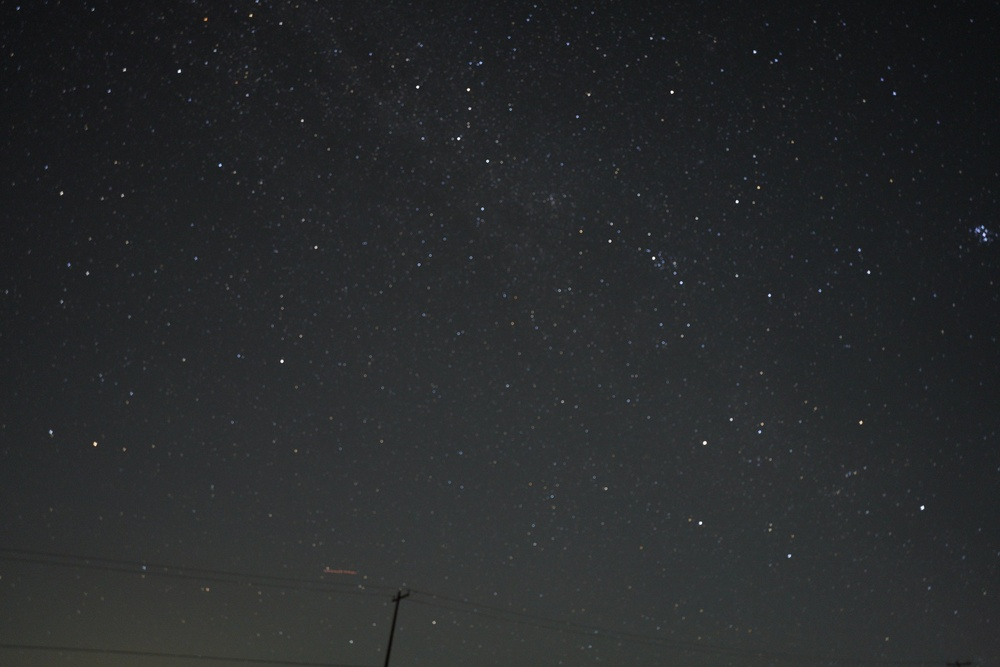
#> input picture examples/01-cassiopeia-perseus.jpg, 1000 x 667 px, shrunk from 2400 x 1600 before the run
$ python -i stars.py   (imports and definitions only)
#> lines starting #> are read from the running program, lines starting #| are printed output that depends on the picture
"""Star / bright-source detection on a grayscale array."""
from __future__ import annotations

from dataclasses import dataclass

import numpy as np
from scipy import ndimage as ndi


@dataclass
class Detections:
    x: np.ndarray  # pixel coords in the array that was searched (0-based, origin top-left)
    y: np.ndarray
    flux: np.ndarray
    peak: np.ndarray
    npix: np.ndarray
    noise: float
    background: float

    def __len__(self) -> int:
        return len(self.x)

    def scaled(self, factor: float) -> "Detections":
        """Map coordinates from a reduced array back to full resolution."""
        return Detections((self.x + 0.5) * factor - 0.5, (self.y + 0.5) * factor - 0.5, self.flux,
                          self.peak, self.npix * factor * factor, self.noise, self.background)

    def order(self) -> np.ndarray:
        """Brightest first: flux within the blob."""
        return np.argsort(-self.flux)

    def order_by_peak(self) -> np.ndarray:
        """Brightest first by peak (saturated stars and planets on top), flux breaking ties. Large diffuse
        blobs (Milky Way patches) have big summed flux but modest peaks, so they sink."""
        return np.lexsort((-self.flux, -self.peak))

    def order_by_brightness(self, clip_frac: float = 0.97) -> np.ndarray:
        """Like order_by_peak, but peaks within ``clip_frac`` of the highest are one tie, ranked by flux.

        An 8-bit image at its own resolution (a downscaled copy, not halved again) clips hundreds of stars
        at 252-255; their peaks then rank by JPEG noise and a V 1.8 star fell to rank ~190 (B-E1)."""
        if len(self.peak) == 0:
            return np.zeros(0, int)
        pk = np.minimum(self.peak, clip_frac * float(np.max(self.peak)))
        return np.lexsort((-self.flux, -pk))


def background_map(img: np.ndarray, cell: int = 64, aligned: bool = False) -> np.ndarray:
    """Smooth sky background: per-cell medians, 3x3 median-filtered, interpolated back to the image size.

    ``aligned=True`` interpolates each median from its cell centre. The default (``ndi.zoom``) pins the first
    and last cells to the image edges, which shifts the mesh by up to half a cell: on a steep sky gradient
    (twilight) the residual then keeps a ramp larger than a faint star (B-E3). The default is kept for the
    solve's detection, whose results the examples pin."""
#> called with cell = 64, aligned = False
    h, w = img.shape
#> h = 667; w = 1000
    gh, gw = max(1, h // cell), max(1, w // cell)
#> gh = 10; gw = 15
    small = img[: gh * cell, : gw * cell].reshape(gh, cell, gw, cell)
    med = np.median(small, axis=(1, 3))
    med = ndi.median_filter(med, size=3, mode="nearest")
    if aligned:
        yy = (np.arange(h, dtype=np.float32) + 0.5) / cell - 0.5   # pixel centre in cell-index units
        xx = (np.arange(w, dtype=np.float32) + 0.5) / cell - 0.5
        y0 = np.clip(np.floor(yy).astype(int), 0, gh - 1)
        x0 = np.clip(np.floor(xx).astype(int), 0, gw - 1)
        y1, x1 = np.minimum(y0 + 1, gh - 1), np.minimum(x0 + 1, gw - 1)
        fy = np.clip(yy - y0, 0.0, 1.0)[:, None]          # edges clamp to the outer cell's median
        fx = np.clip(xx - x0, 0.0, 1.0)[None, :]
        top = med[y0][:, x0] * (1 - fx) + med[y0][:, x1] * fx
        bot = med[y1][:, x0] * (1 - fx) + med[y1][:, x1] * fx
        return (top * (1 - fy) + bot * fy).astype(img.dtype, copy=False)
    zoom = (h / gh, w / gw)
#> zoom = (66.7, 66.67)
    bg = ndi.zoom(med, zoom, order=1, mode="nearest")
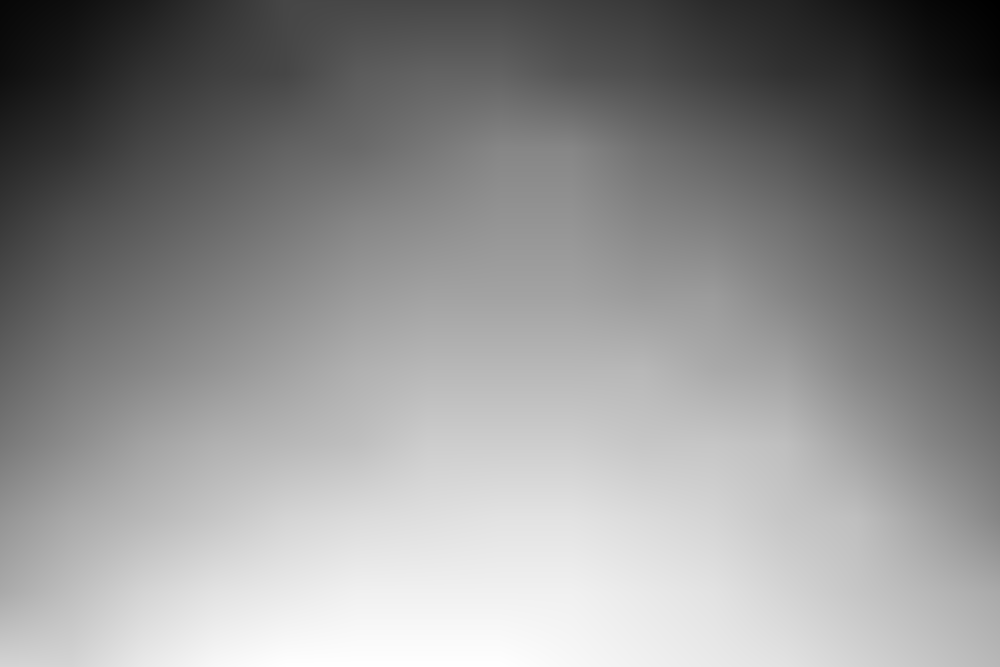
#> bg: shape (667, 1000) float64; min 21, max 57, mean 41.1; drawn with min black and max white
    out = np.empty_like(img)
    hh, ww = min(h, bg.shape[0]), min(w, bg.shape[1])
#> hh = 667; ww = 1000
    out[:hh, :ww] = bg[:hh, :ww]
    if hh < h:
        out[hh:, :] = out[hh - 1 : hh, :]
    if ww < w:
        out[:, ww:] = out[:, ww - 1 : ww]
    return out


def detect(img: np.ndarray, sigma: float = 5.0, smooth: float = 1.0, max_npix: int | None = None,
           cell: int = 64, aligned: bool = False) -> Detections:
    """Threshold above a smooth background, label blobs, return flux-weighted centroids.
    ``aligned``: centre-aligned background mesh (see background_map)."""
    bg = background_map(img, cell, aligned)
    res = img - bg
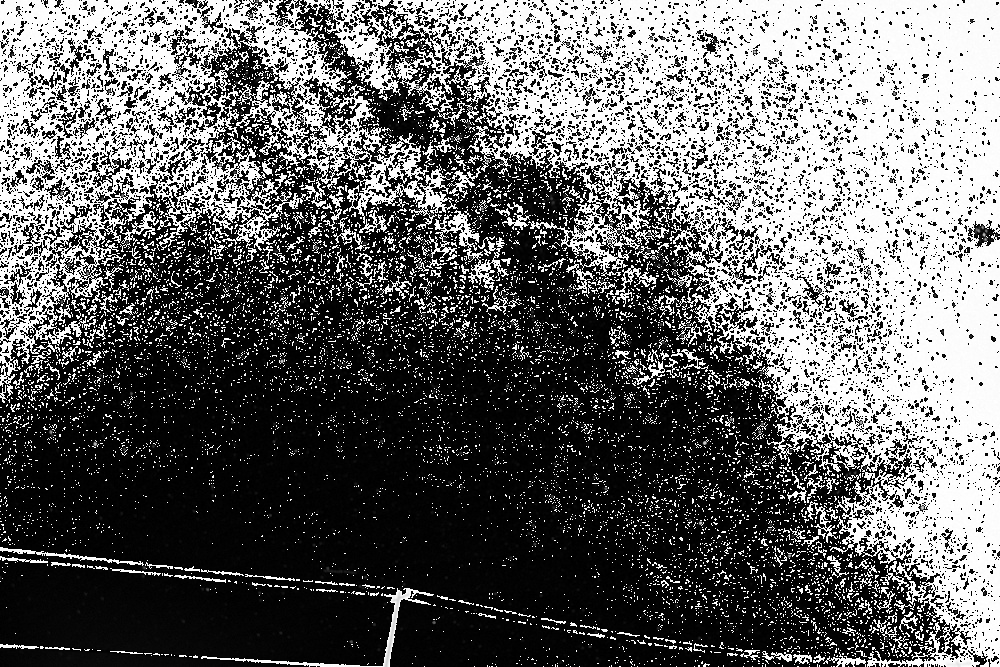
#> res: shape (667, 1000); min 0, max 255, mean 102.5
    mad = np.median(np.abs(res - np.median(res)))
#> mad = 4
    noise = float(max(1.4826 * mad, 1e-3))
#> noise = 5.93
    sm = ndi.gaussian_filter(res, smooth) if smooth > 0 else res
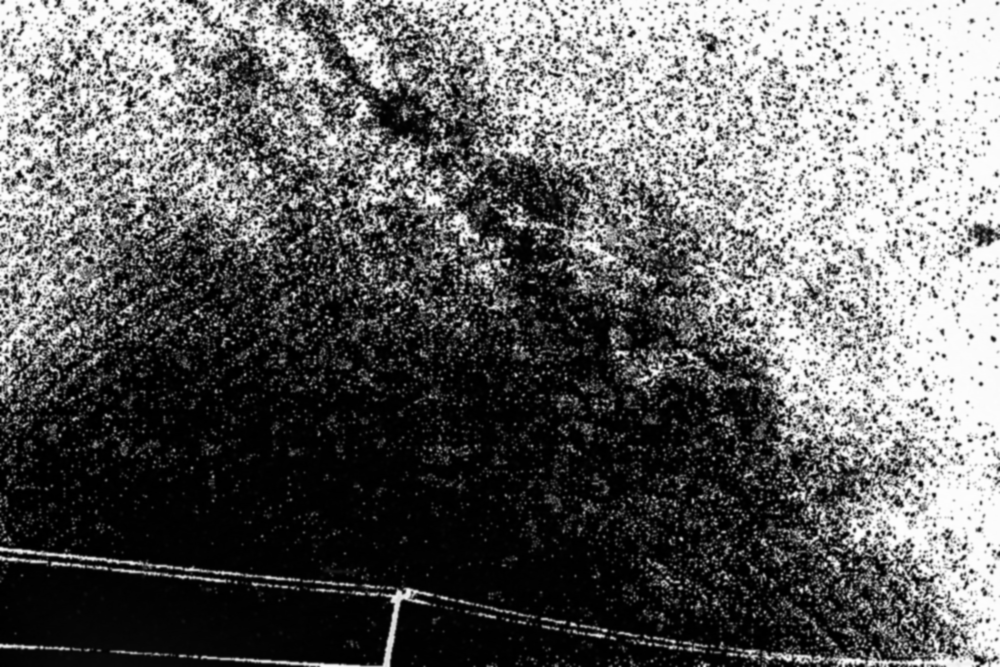
#> sm: shape (667, 1000); min 0, max 253, mean 101.5
    noise_s = float(max(1.4826 * np.median(np.abs(sm - np.median(sm))), 1e-4))
#> noise_s = 103.8
    mask = sm > sigma * noise_s
#> mask: shape (667, 1000) bool; every value is 0
    lab, n = ndi.label(mask)
#> lab: shape (667, 1000) int32; every value is 0
#> n = 0
    if n == 0:
        z = np.zeros(0)
        return Detections(z, z, z, z, z, noise, float(np.median(bg)))
    idx = np.arange(1, n + 1)
    w = np.clip(res, 0, None)
    flux = ndi.sum(w, lab, idx)
    npix = ndi.sum(np.ones_like(res), lab, idx)
    peak = ndi.maximum(img, lab, idx)
    with np.errstate(invalid="ignore", divide="ignore"):
        cy, cx = np.array(ndi.center_of_mass(w, lab, idx)).T
    keep = (npix >= max(2, smooth * smooth)) & np.isfinite(cx) & (flux > 0)
    if max_npix:
        keep &= npix <= max_npix
    return Detections(cx[keep], cy[keep], flux[keep], peak[keep], npix[keep], noise, float(np.median(bg)))


def fwhm_estimate(det: Detections) -> float:
    """Rough PSF FWHM (pixels of the searched array) from blob areas of mid-bright stars."""
    if len(det) < 5:
        return 3.0
    o = det.order()
    mid = o[len(o) // 10 : max(len(o) // 2, len(o) // 10 + 1)]
    area = np.median(det.npix[mid])
    return float(max(1.5, 2 * np.sqrt(area / np.pi)))

>>> import cv2
>>> picture = cv2.imread('../examples/01-cassiopeia-perseus.jpg', cv2.IMREAD_GRAYSCALE)
>>> result = detect(picture)

$ run again, on examples/02-milky-way-cepheus.jpg
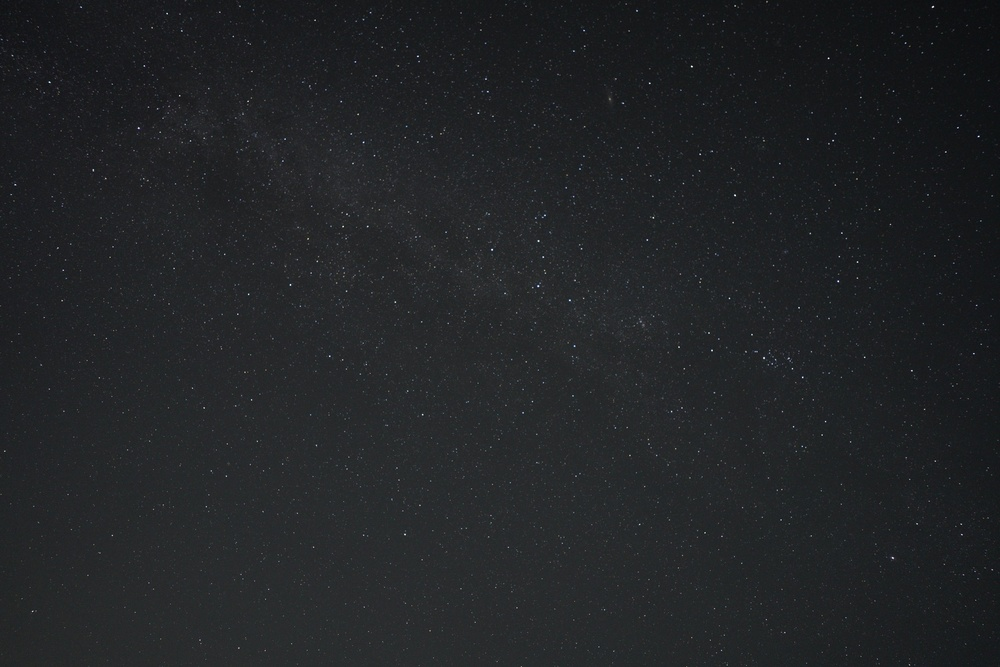
#> input picture examples/02-milky-way-cepheus.jpg, 1000 x 667 px, shrunk from 2800 x 1867 before the run
#> in detect, `res = img - bg`:
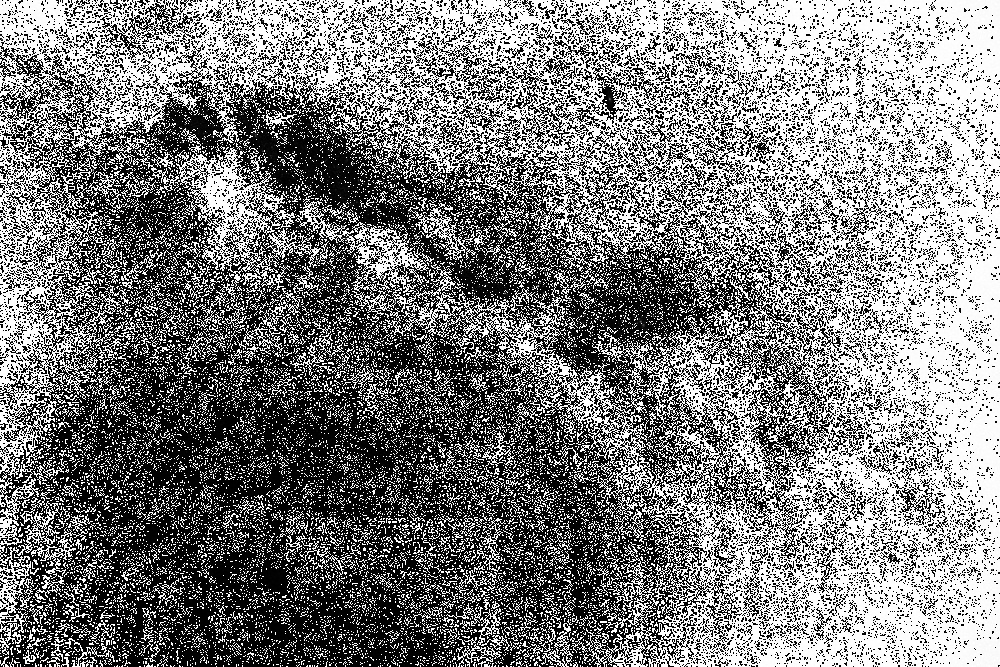
#> res: shape (667, 1000); min 0, max 255, mean 126.2
#> mad = 23
#> noise = 34.1
#> in detect, `sm = ndi.gaussian_filter(res, smooth) if smooth > 0 else res`:
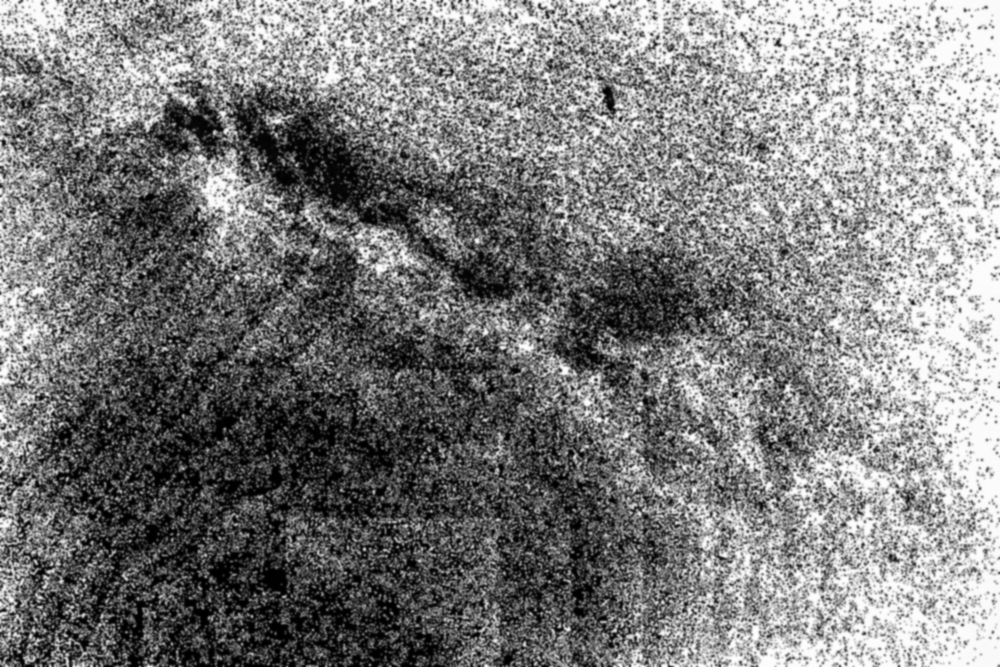
#> sm: shape (667, 1000); min 0, max 254, mean 125.2
#> noise_s = 84.51
#> mask: shape (667, 1000) bool; every value is 0
#> lab: shape (667, 1000) int32; every value is 0
#> n = 0
